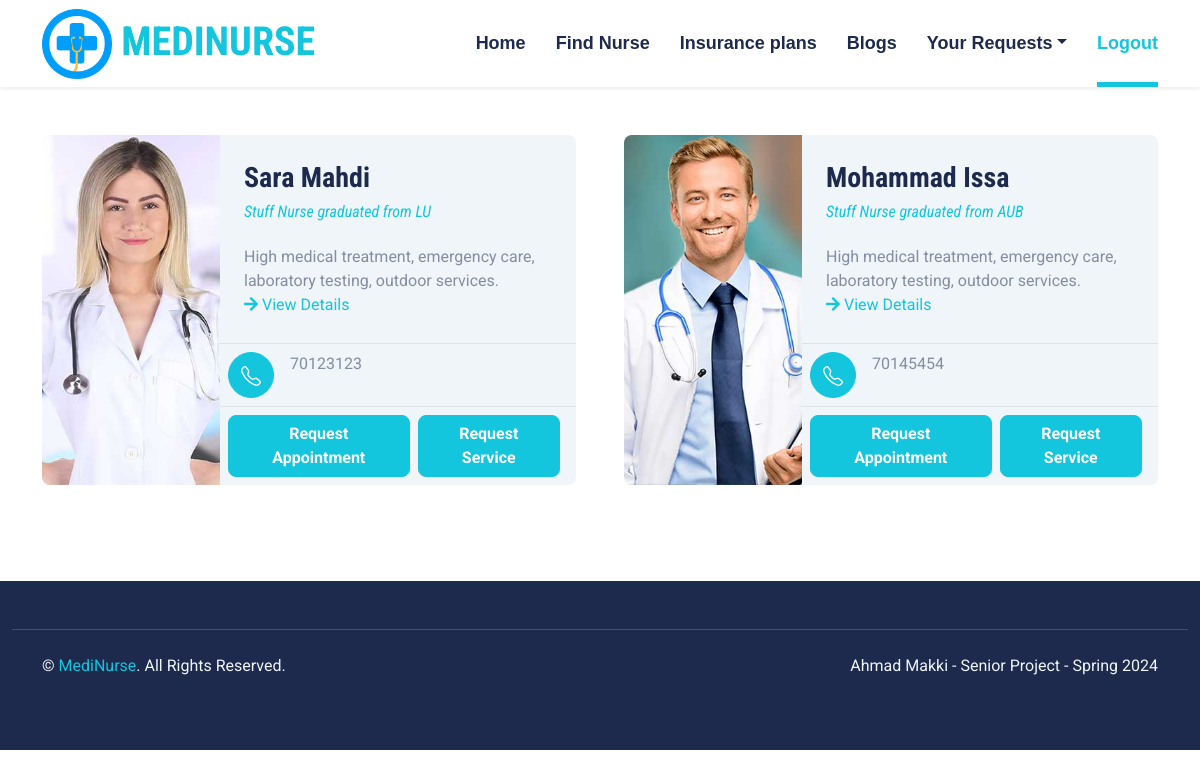
/patients/nurses.php, run on the app's committed database.
### tables this page shows
CREATE TABLE IF NOT EXISTS `nurses` (
  `nurseID` int(11) NOT NULL,
  `first_name` varchar(100) NOT NULL,
  `last_name` varchar(100) NOT NULL,
  `gender` varchar(100) NOT NULL,
  `birthdate` date NOT NULL,
  `profile` varchar(2500) NOT NULL,
  `address` varchar(100) NOT NULL,
  `email` varchar(100) NOT NULL,
  `phone` int(11) NOT NULL,
  `password` varchar(100) NOT NULL,
  `certificate` varchar(100) NOT NULL,
  `college` varchar(100) NOT NULL,
  `years_of_experience` int(11) NOT NULL,
  `skills` text NOT NULL,
  PRIMARY KEY (`nurseID`)
);

### patients/nurses.php (the view)
<?php include "head.php"; ?>
<body>
<?php include "navbar.php"; ?>
<div class="container-fluid py-5">
        <div class="container">
            <div class="row g-5">
<?php
$result = mysqli_query($con,"SELECT * FROM nurses");
if(mysqli_num_rows($result)>0){
while($row = mysqli_fetch_array($result)){
?>
                <div class="col-lg-6 team-item">
                    <div class="row g-0 bg-light rounded overflow-hidden">
                        <div class="col-12 col-sm-4 h-200">
                            <img class="img-fluid h-100" src="../nurses-profile/<?php echo $row['profile'] ?>" style="object-fit: cover;">
                        </div>
                        <div class="col-12 col-sm-8 h-100 d-flex flex-column">
                            <div class="mt-auto p-4">
                                <h3><?php echo $row['first_name'] ?> <?php echo $row['last_name'] ?></h3>
                                <h6 class="fw-normal fst-italic text-primary mb-4"><?php echo $row['certificate'] ?> graduated from <?php echo $row['college'] ?></h6>
                                <p class="m-0"><?php echo $row['skills'] ?></p>
                                <a class="" href="nurse-details.php?id=<?php echo $row['nurseID'] ?>">
                                <i class="fa fa-arrow-right"></i> View Details</a>
                            </div>
                            <div class="d-flex mt-auto border-top p-2">
                                <a class="btn btn-lg btn-primary btn-lg-square rounded-circle me-3" href="#"><i class="bi bi-telephone"></i></a><?php echo $row['phone'] ?>
                            </div>
                            <div class="d-flex border-top p-2">
                                <a class="btn btn-s btn-primary me-2" href="request-appointment.php?id=<?php echo $row['nurseID'] ?>">Request Appointment</a>
                                <a class="btn btn-s btn-primary me-2" href="request-service.php?id=<?php echo $row['nurseID'] ?>">Request Service</a>
                            </div>
                        </div>
                    </div>
                </div>
<?php }} ?>
            </div>
        </div>
    </div>
    <?php include "footer.php"; ?>

### css/style.css (style rules this page uses)
:root { --primary: #13C5DD; --secondary: #354F8E; --light: #EFF5F9; --dark: #1D2A4D; }
.btn { font-weight: 700; transition: .5s; }
.btn-primary { color: #FFFFFF; }
.btn-lg-square { width: 46px; height: 46px; }
.btn-square, .btn-sm-square, .btn-lg-square { padding-left: 0; padding-right: 0; text-align: center; }
@media (min-width: 576px) { .team-item .row { height: 350px; } }

### data on the page
nurses: profile (picture), first_name "Sara", last_name "Mahdi", certificate "Stuff Nurse", college "LU", skills "High medical treatment, emergency care, laboratory testing, outdoor services.", phone "70123123"
nurses: profile (picture), first_name "Mohammad", last_name "Issa", certificate "Stuff Nurse", college "AUB", skills "High medical treatment, emergency care, laboratory testing, outdoor services.", phone "70145454"
